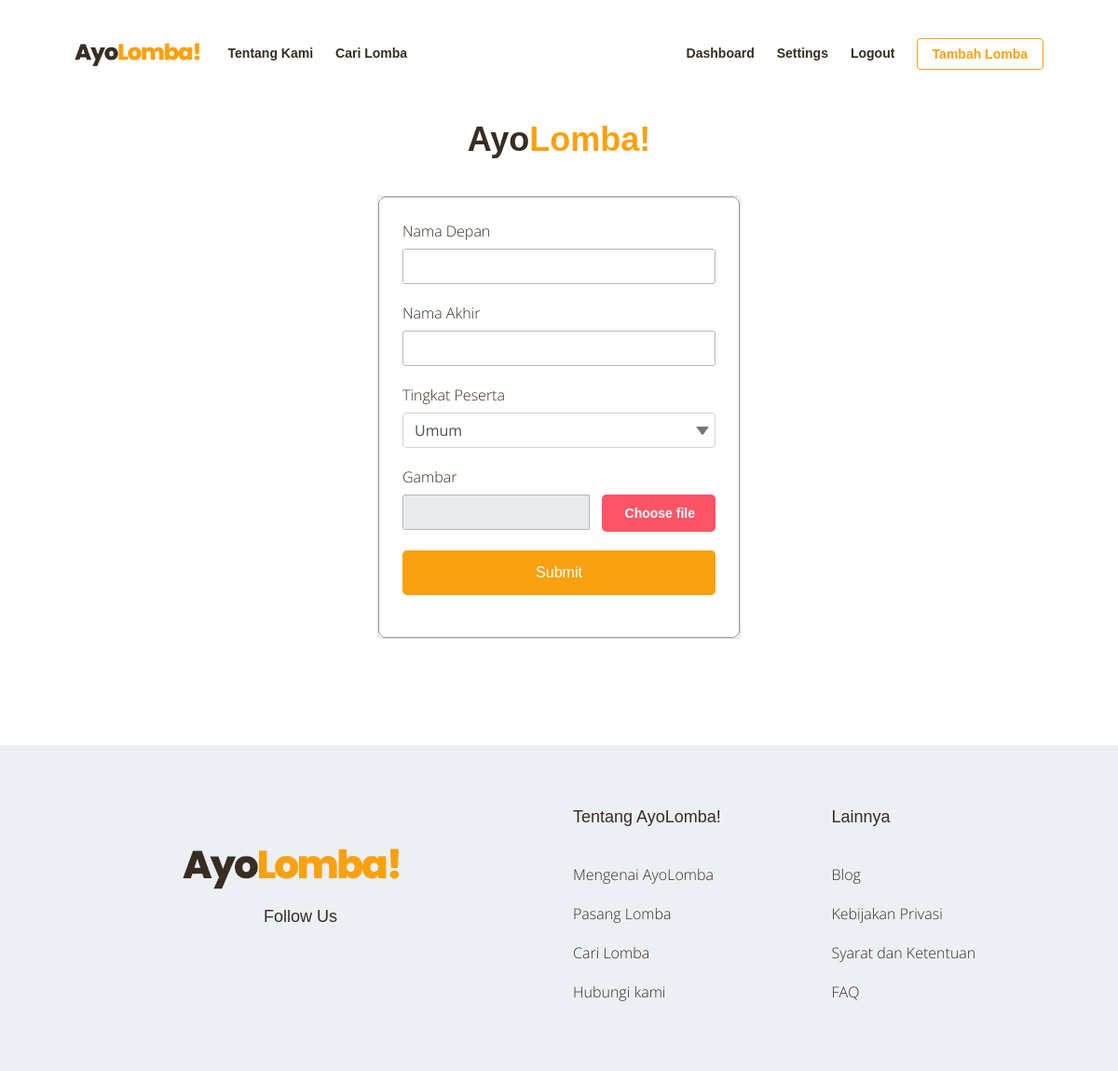
The page /profile/personalize/ (signed in) on the database as committed earlier.
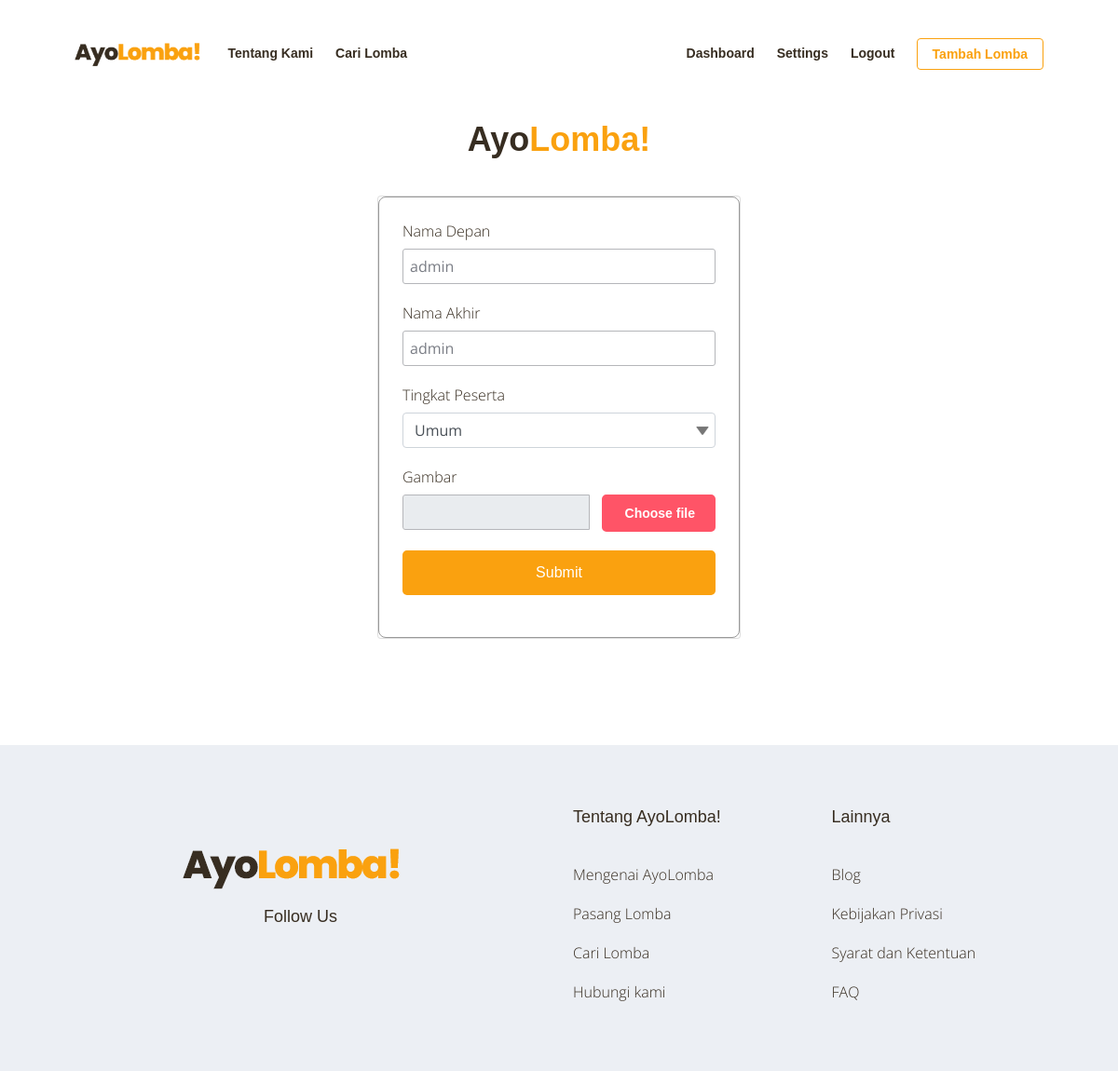
The same page on the database as committed later.
### accounts/models.py (models this page shows, shortened)
class Profile(models.Model):
    PARTI_LEVEL = (
        ("sd","SD"),
        ("smp","SMP"),
        ("sma","SMA"),
        ("univ","Universitas"),
        ("umum","Umum")
    )
    user = models.OneToOneField(User, on_delete=models.CASCADE)
    firstname = models.CharField(max_length=20, blank=True)
    lastname = models.CharField(max_length=20, blank=True)
    participant_level = models.CharField(max_length=50,
       choices=PARTI_LEVEL,
       default='umum',)
    image = models.ImageField(default='default.jpg',blank=True, upload_to='profile_pics')
    favorite = models.ManyToManyField(Lomba)
    subscribe = models.ManyToManyField(Kategori)

### accounts/views.py (the view)
# urls.py: path('personalize/', views.personalize , name='personalize'),
@login_required
def personalize(request):
    if request.method == 'POST':
        p_form = ProfileUpdateForm(request.POST,
                                request.FILES,
                                instance=request.user.profile)
        password_form = PasswordChangeForm(request.user, request.POST)
        if p_form.is_valid():
            p_form.save()
            messages.success(request, f'Your account has been updated!')
            return redirect('dashboard')
    else:
        p_form = ProfileUpdateForm(instance=request.user.profile)
    context = {
        'p_form': p_form,
    }
    template = 'accounts/personalize.html'
    return render(request, template, context)

### accounts/forms.py
class ProfileUpdateForm(forms.ModelForm):
    class Meta:
        model = Profile
        exclude = ['user','favorite','subscribe']
        widgets = {
            'image': forms.FileInput(),
        }
        labels = {
        "firstname": "Nama Depan",
        "lastname" : "Nama Akhir",
        "image" : "Gambar",
        "participant_level" : "Tingkat Peserta",
        }

### accounts/templates/accounts/personalize.html (shortened to what this page needs)
{% extends "base.html" %}
{% load static %}
{% load crispy_forms_tags %}
{% load widget_tweaks %}
{% block content %}
<div class="limiter login">
    <div class="container-login100">
        <div class="wrap-login100">
            <h2 class="login100-form-title">
                Ayo<span class="kuning">Lomba!</span>
            </h2>
            <form method="POST">
                <div class="content-section">
                    <div id ="Profile" class="card">
                        <div class="login100-form">
                            {% for field in p_form.visible_fields %}
                                {% if field.name == "image" %}
                                <div class="form-group">
                                    <label for="{{ field.id_for_label }}">{{ field.label}}</label>
                                </div>
                                {% else %}
                                <div class="form-group">
                                    <label for="{{ field.id_for_label }}">{{ field.label}}</label>
                                    {{ field|add_class:'form-control' }}
                                </div>
                                {% endif %}
                            {% endfor %}
                            <div class="form-group">
                                <button class="btn-big-lg" name='btnform1' type="submit">Submit</button>
                            </div>
                        </div>
                    </div>
                </div>
            </form>
        </div>
    </div>
</div>
{% endblock content %}

Rows that differ between the two databases and show on the page:
changed Profile "Umum": firstname (not shown) → "admin"; lastname (not shown) → "admin"
